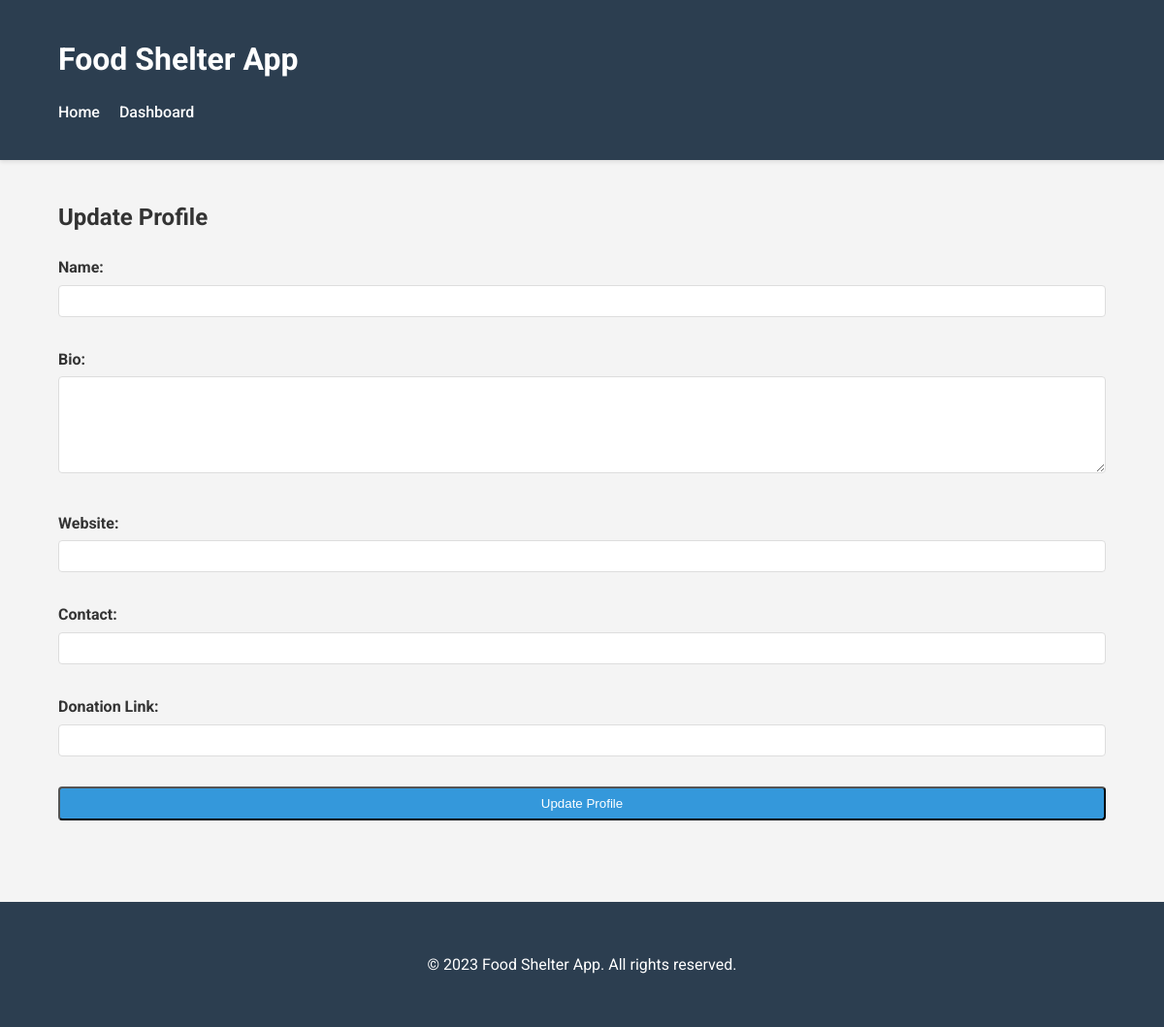
Page /update_profile (signed in) on the earlier database version.
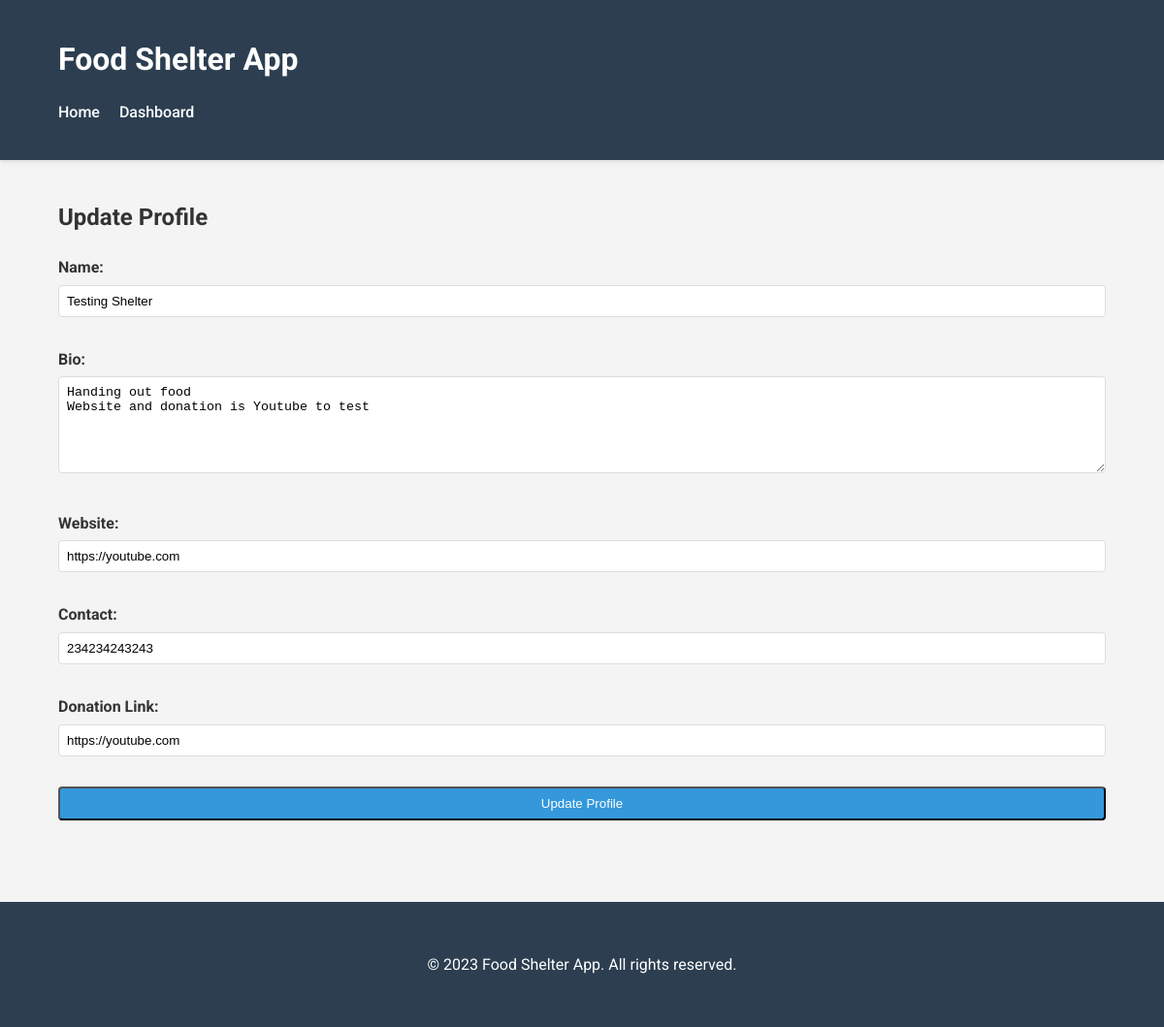
Same page on the later database version.
### app.py (models this page shows)
class User(UserMixin, db.Model):
    id = db.Column(db.Integer, primary_key=True)
    email = db.Column(db.String(120), unique=True, nullable=False)
    password_hash = db.Column(db.String(128))
    name = db.Column(db.String(100), nullable=True)
    bio = db.Column(db.Text, nullable=True)
    website = db.Column(db.String(200), nullable=True)
    contact = db.Column(db.String(100), nullable=True)
    notes = db.relationship('Note', backref='user', lazy=True)
    volunteers = db.relationship('Volunteer', backref='user', lazy=True)
    budget_entries = db.relationship('Budget', backref='user', lazy=True)
    donations = db.relationship('Donation', backref='user', lazy=True)
    role = db.Column(db.String(20), nullable=False, default='user')
    donation_link = db.Column(db.String(200), nullable=True)

### app.py (the view, shortened to what this page needs)
@app.route('/update_profile', methods=['GET', 'POST'])
@login_required
def update_profile():
    return render_template('update_profile.html')

### app.py (called while the page is built)
@login_manager.user_loader
def load_user(user_id):
    return db.session.get(User, int(user_id))

### templates/update_profile.html (shortened to what this page needs)
<!DOCTYPE html>
<html lang="en">
<head>
    <link rel="stylesheet" href="{{ url_for('static', filename='css/style.css') }}">
</head>
<body>
    <header class="header">
        <div class="container">
            <h1>Food Shelter App</h1>
            <nav>
                <a href="{{ url_for('home') }}" class="nav-link">Home</a>
                <a href="{{ url_for('dashboard') }}" class="nav-link">Dashboard</a>
            </nav>
        </div>
    </header>
    <main class="container">
        <section class="update-profile-section">
            <h2>Update Profile</h2>
            <form method="POST" class="update-form">
                <div class="form-group">
                    <label for="name">Name:</label>
                    <input type="text" id="name" name="name" value="{{ current_user.name or '' }}">
                </div>
                <div class="form-group">
                    <label for="bio">Bio:</label>
                    <textarea id="bio" name="bio">{{ current_user.bio or '' }}</textarea>
                </div>
                <div class="form-group">
                    <label for="website">Website:</label>
                    <input type="text" id="website" name="website" value="{{ current_user.website or '' }}">
                </div>
                <div class="form-group">
                    <label for="contact">Contact:</label>
                    <input type="text" id="contact" name="contact" value="{{ current_user.contact or '' }}">
                </div>
                <div class="form-group">
                    <label for="donation_link">Donation Link:</label>
                    <input type="text" id="donation_link" name="donation_link" value="{{ current_user.donation_link or '' }}">
                </div>
                <button type="submit" class="btn btn-update">Update Profile</button>
            </form>
        </section>
    </main>
    <footer>
        <div class="container">
            <p>&copy; 2023 Food Shelter App. All rights reserved.</p>
        </div>
    </footer>
</body>
</html>

Differences in the rows shown:
now on this page (row edited): User: name "Testing Shelter", bio "Handing out food Website and donation is Youtube to test", website "https://youtube.com", contact "234234243243", donation_link "https://youtube.com"
